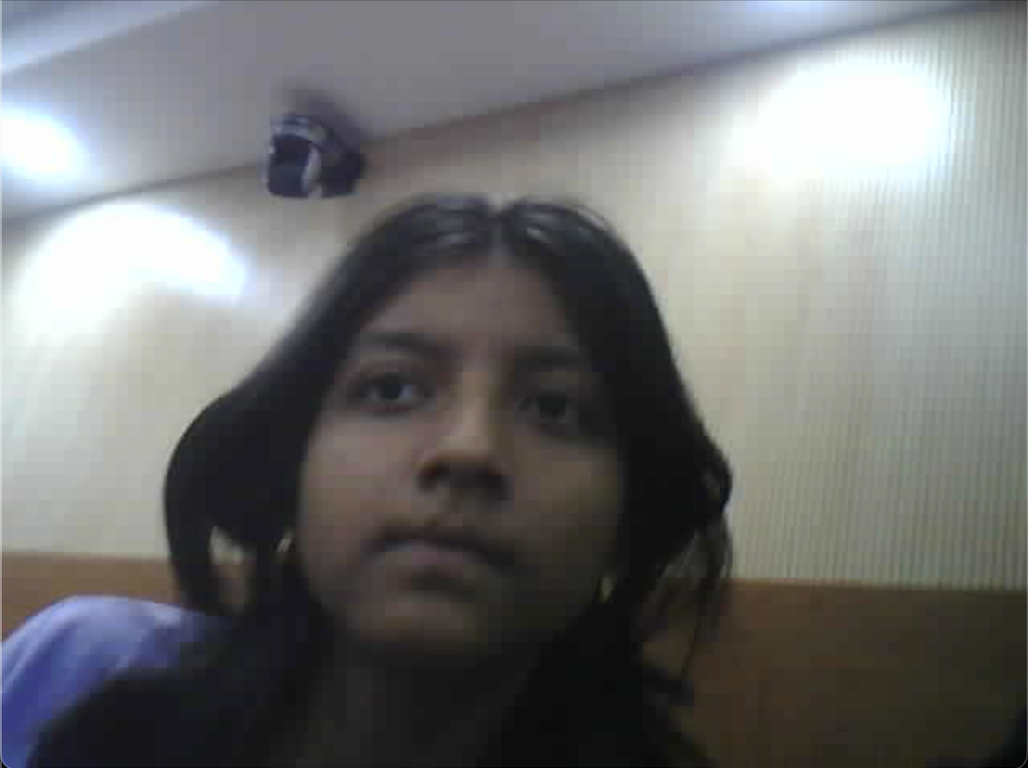
#> input picture MajorProject/ImagesBasic/Muskan.png, 1028 x 768 px, found by its file name
$ python main2.py
#> lines starting #> are read from the running program, lines starting #| are printed output that depends on the picture
#> in main, ref_image is the input picture: shape (768, 1028, 3); mean B, G, R 113.4, 113.3, 112.5
import cv2
import serial
import time
import requests
import numpy as np

# Variables
x, y, h, w = 0, 0, 0, 0
DISTANCE = 0

# Known distance and width
Known_distance = 31.5  # Inches
Known_width = 5.7  # Inches

# Colors in BGR format
GREEN = (0, 255, 0)
RED = (0, 0, 255)
BLACK = (0, 0, 0)
YELLOW = (0, 255, 255)
PURPLE = (255, 0, 255)
WHITE = (255, 255, 255)

# Font styles
fonts = cv2.FONT_HERSHEY_COMPLEX
fonts2 = cv2.FONT_HERSHEY_SCRIPT_SIMPLEX
fonts3 = cv2.FONT_HERSHEY_COMPLEX_SMALL
fonts4 = cv2.FONT_HERSHEY_TRIPLEX

# Face detector object
face_detector = cv2.CascadeClassifier("haarcascade_frontalface_default.xml")

# Focal length finder function
def FocalLength(measured_distance, real_width, width_in_rf_image):
    focal_length = (width_in_rf_image * measured_distance) / real_width
    return focal_length

# Distance estimation function
def Distance_finder(Focal_Length, real_face_width, face_width_in_frame):
    distance = (real_face_width * Focal_Length) / face_width_in_frame
    return distance

# Face detection function

def face_data(image, CallOut, Distance_level):
#> called with CallOut = False
    face_width = 0
    face_x, face_y = 0, 0
    face_center_x = 0
    face_center_y = 0
    gray_image = cv2.cvtColor(image, cv2.COLOR_BGR2GRAY)
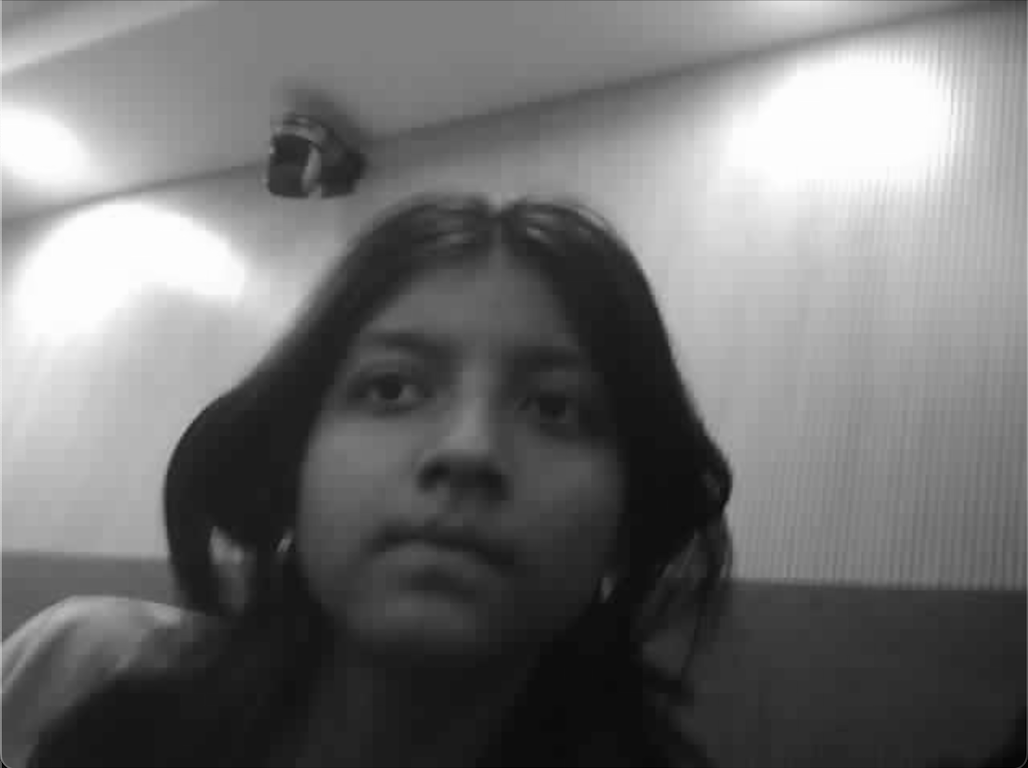
#> gray_image: shape (768, 1028); min 0, max 255, mean 113.1
    scaleFactor = 1.3
    minNeighbors = 5
    minSize = (30, 30)
    faces = face_detector.detectMultiScale(gray_image, scaleFactor=1.301, minNeighbors=5, minSize=(10, 10))
#> faces = [[276, 233, 387, 387]]

    # Check if Distance_level is None, and set a default value if so
    if Distance_level is None:
        Distance_level = float('inf')  # Set to infinity

    for (x, y, h, w) in faces:
        face_width = w
        face_center_x = int(w/2) + x
        face_center_y = int(h/2) + y
#> this loop made 1 pass
#> (x, y, h, w, face_width, face_center_x, face_center_y) on pass 1: (276, 233, 387, 387, 387, 469, 426)


        # if CallOut:
            # Draw bounding box and distance indicator
            # cv2.rectangle(image, (x, y), (x+w, y+h), GREEN, 2)
            # cv2.line(image, (x, y-11), (x+210, y-11), YELLOW, 25)
            # # cv2.line(image, (x, y-11), (x+Distance_level, y-11), GREEN, 25)
            # cv2.line(image, (x, y-11), (x+(Distance_level), y-11), GREEN, 25)
            # pass
    return face_width, faces, face_center_x, face_center_y


# Function to fetch image from ESP32-CAM
def fetch_image(url):
    try:
        response = requests.get(url)
        img_array = np.array(bytearray(response.content), dtype=np.uint8)
        img = cv2.imdecode(img_array, -1)
        return img
    except Exception as e:
        print("Error fetching image:", e)
        return None

# Main function
def main():
    # URL of the ESP32-CAM serving the image
    esp32_cam_url = "http://10.100.156.148/640x480.jpg"
    ref_image = cv2.imread(r"/Users/pulkitbatra/Desktop/FaceRecognitionCar/ImagesBasic/Muskan.png")
    DISTANCE = None

    # Find the focal length
    ref_image_face_width, _, _, _ = face_data(ref_image, False, DISTANCE)
#> ref_image_face_width = 387
    Focal_length_found = FocalLength(Known_distance, Known_width, ref_image_face_width)
#> in FocalLength, `focal_length = (width_in_rf_image * measured_distance) / real_width`: focal_length = 2138.7
#> Focal_length_found = 2138.7

    # Connect to the Arduino
    # Arduino = serial.Serial(baudrate=9600, port='cu.usbmodem1401')
    Arduino = serial.Serial('/dev/cu.usbmodem101', 9600)
    Direction = 0
    Motor1_Speed = 0
    Motor2_Speed = 0
    Truing_Speed = 110
    net_Speed = 180

    while True:
        # Fetch image from ESP32-CAM
        frame = fetch_image(esp32_cam_url)
        frame_height, frame_width = 640,480
        RightBound = 200
        Left_Bound = 200

        # Detect face and estimate distance
        face_width_in_frame, Faces, FC_X, FC_Y = face_data(frame, True, DISTANCE)
        for (face_x, face_y, face_w, face_h) in Faces:
            if face_width_in_frame != 0:
                Distance = Distance_finder(Focal_length_found, Known_width, face_width_in_frame)
                Distance = round(Distance, 2)
                DISTANCE = int(Distance)
                print("Distance:", DISTANCE, "Direction:",Direction)

                # Control the car based on face position and distance
                if FC_X < Left_Bound:
                    Motor1_Speed = Truing_Speed
                    Motor2_Speed = Truing_Speed
                    Direction = 3
                elif FC_X > RightBound:
                    Motor1_Speed = Truing_Speed
                    Motor2_Speed = Truing_Speed
                    Direction = 4
                elif DISTANCE > 70 and DISTANCE <= 200:
                    Motor1_Speed = net_Speed
                    Motor2_Speed = net_Speed
                    Direction = 2
                elif DISTANCE > 20 and DISTANCE <= 70:
                    Motor1_Speed = net_Speed
                    Motor2_Speed = net_Speed
                    Direction = 1
                else:
                    Motor1_Speed = 0
                    Motor2_Speed = 0
                    Direction = 0

                # Display distance information and send control data to Arduino
                cv2.putText(frame, f"Distance {DISTANCE} CMs", (face_x-6, face_y-6), fonts, 0.6, BLACK, 2)
                data = f"A{Motor1_Speed}B{Motor2_Speed}D{Direction}"
                print(DISTANCE)
                Arduino.write(data.encode())
                time.sleep(0.002)
                Arduino.flushInput()

        # Draw reference lines
        # cv2.line(frame, (Left_Bound, 80), (Left_Bound, 480-80), YELLOW, 2)
        # cv2.line(frame, (RightBound, 90), (RightBound, 480-280), YELLOW, 2)
        cv2.line(frame, (160, 80), (160, 360), YELLOW, 2)
        cv2.line(frame, (320, 90), (320, 360), YELLOW, 2)
        cv2.imshow("frame", frame)

        # Exit the loop on 'q' key press
        if cv2.waitKey(1) == ord("q"):
            break

    Arduino.close()
    cv2.destroyAllWindows()

if __name__ == "__main__":
    main()
#> (the call stopped at in fetch_image, `response = requests.get(url)`: the network is not available in this run)

# How to run this nigga???
# /usr/local/bin/python3 /Users/pulkitbatra/Desktop/FaceRecognitionCar/main2.py
